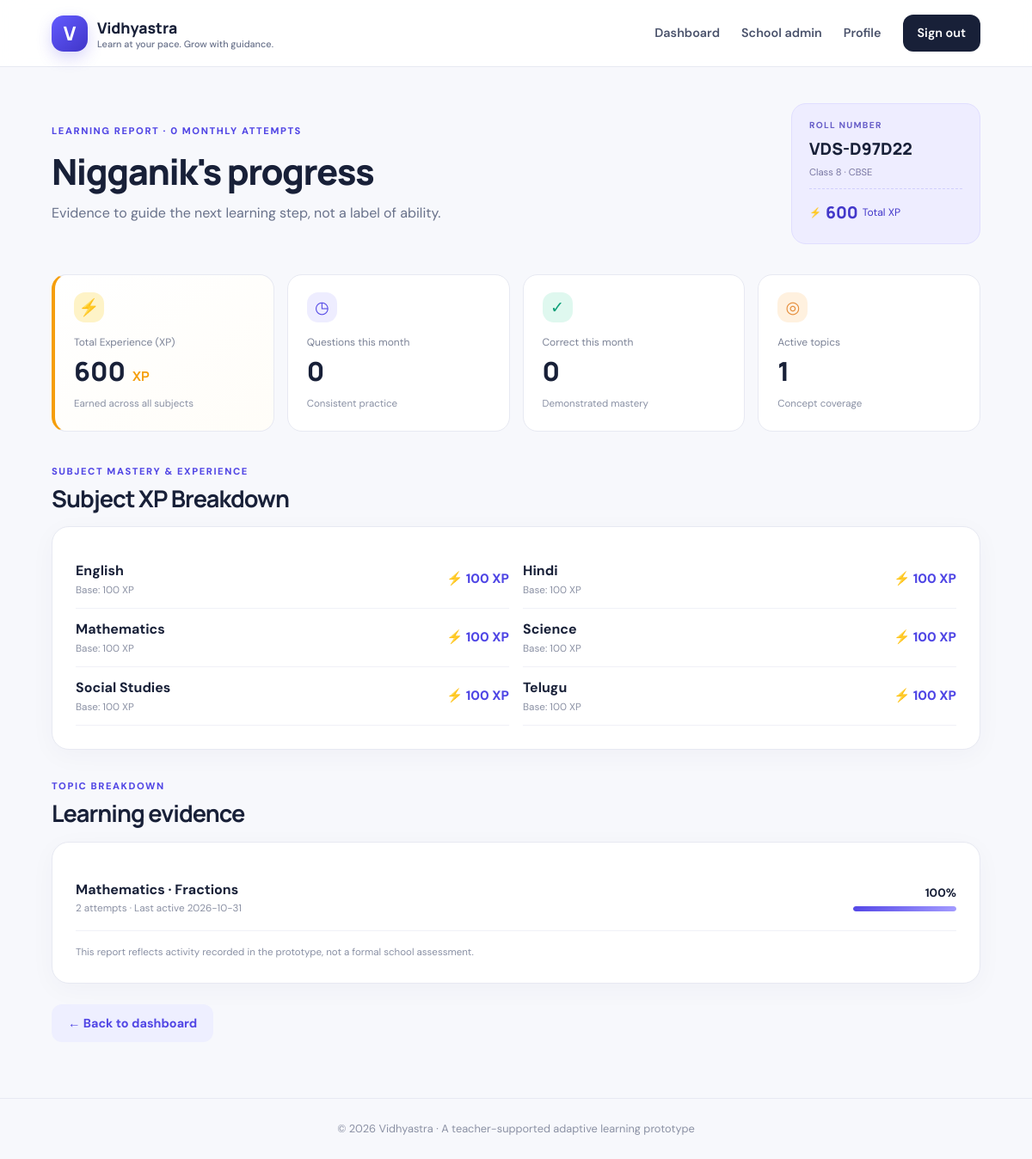
The app's page /report/1 (signed in) with its own data.
### tables this page shows
CREATE TABLE users (
      id INTEGER PRIMARY KEY AUTOINCREMENT, name TEXT NOT NULL, email TEXT UNIQUE NOT NULL,
      phone TEXT NOT NULL, password_hash TEXT NOT NULL, role TEXT NOT NULL,
      region TEXT DEFAULT '', district TEXT DEFAULT '', state TEXT DEFAULT '', board TEXT DEFAULT '',
      grade TEXT DEFAULT '', language TEXT DEFAULT 'English', theme TEXT DEFAULT 'light', bot_name TEXT DEFAULT 'Astra',
      roll_no TEXT UNIQUE, created_at TEXT NOT NULL
    , school_id INTEGER REFERENCES schools(id));

CREATE TABLE student_xp (
            id INTEGER PRIMARY KEY AUTOINCREMENT,
            student_id INTEGER NOT NULL,
            subject TEXT NOT NULL,
            xp INTEGER NOT NULL DEFAULT 100,
            UNIQUE(student_id, subject),
            FOREIGN KEY(student_id) REFERENCES users(id)
        );

CREATE TABLE progress (
      id INTEGER PRIMARY KEY AUTOINCREMENT, student_id INTEGER NOT NULL, subject TEXT NOT NULL,
      topic TEXT NOT NULL, attempts INTEGER DEFAULT 0, correct INTEGER DEFAULT 0, level INTEGER DEFAULT 1,
      last_seen TEXT NOT NULL, UNIQUE(student_id, subject, topic), FOREIGN KEY(student_id) REFERENCES users(id)
    );

### app.py (the view, shortened to what this page needs)
@app.route('/report/<int:student_id>')
@login_required
def report(student_id):
    user = current_user()
    con = db()
    try:
        student = con.execute('''
            SELECT * FROM users WHERE id=? AND role='student'
        ''', (student_id,)).fetchone()
        if not student:
            abort(404)
        allowed = user['role'] == 'platform_admin'
        if user['role'] == 'student':
            allowed = (
                user['id'] == student_id
                and user['school_id'] == student['school_id']
            )
        elif user['role'] == 'admin':
            allowed = user['school_id'] == student['school_id']
        if not allowed:
            abort(403)
        progress = con.execute('''
            SELECT * FROM progress
            WHERE student_id=?
            ORDER BY subject, topic
        ''', (student_id,)).fetchall()
        attempts = con.execute('''
            SELECT
                COUNT(*) AS n,
                COALESCE(SUM(is_correct), 0) AS correct
            FROM quiz_attempts
            WHERE student_id=? AND substr(created_at, 1, 7)=?
        ''', (
            student_id,
            date.today().strftime('%Y-%m')
        )).fetchone()
        subject_xp, total_xp = get_student_xp_summary(student_id, con)
        return render_template(
            'report.html',
            student=student,
            progress=progress,
            attempts=attempts,
            subject_xp=subject_xp,
            total_xp=total_xp
        )
    finally:
        con.close()

### app.py (called while the page is built)
def db():
    con = sqlite3.connect(DB_PATH)
    con.row_factory = sqlite3.Row
    con.execute('PRAGMA foreign_keys = ON')
    return con

def ensure_student_xp(student_id, con):
    for subject in SUBJECTS:
        con.execute('''
            INSERT INTO student_xp (student_id, subject, xp)
            VALUES (?, ?, ?)
            ON CONFLICT(student_id, subject) DO NOTHING
        ''', (student_id, subject, BASE_XP_PER_SUBJECT))

def get_student_xp_summary(student_id, con):
    ensure_student_xp(student_id, con)
    rows = con.execute('''
        SELECT subject, xp
        FROM student_xp
        WHERE student_id=?
    ''', (student_id,)).fetchall()
    xp_by_subject = {
        row['subject']: row['xp'] for row in rows
    }
    for subject in SUBJECTS:
        xp_by_subject.setdefault(subject, BASE_XP_PER_SUBJECT)
    return xp_by_subject, sum(xp_by_subject.values())

def current_user():
    user_id = session.get('user_id')
    if not user_id:
        return None
    con = db()
    try:
        return con.execute(
            'SELECT * FROM users WHERE id=?', (user_id,)
        ).fetchone()
    finally:
        con.close()

def login_required(fn):
    @wraps(fn)
    def wrapper(*args, **kwargs):
        if 'user_id' not in session:
            return redirect(url_for('login'))
        if current_user() is None:
            session.clear()
            return redirect(url_for('login'))
        return fn(*args, **kwargs)
    return wrapper

@app.context_processor
def inject_globals():
    return {
        'current_user': current_user(),
        'subjects': SUBJECTS,
        'year': date.today().year
    }

### templates/report.html (shortened to what this page needs)
{% extends 'base.html' %}
{% block content %}
<section class="dashboard-head">
    <div>
        <span class="eyebrow">LEARNING REPORT · {{ attempts['n'] }} MONTHLY ATTEMPTS</span>
        <h1>{{ student['name'] }}'s progress</h1>
        <p>Evidence to guide the next learning step, not a label of ability.</p>
    </div>
    <div class="roll-card">
        <small>ROLL NUMBER</small>
        <strong>{{ student['roll_no'] or '—' }}</strong>
        <span>{{ student['grade'] }} · {{ student['board'] }}</span>
        <div class="roll-xp-tag">
            <span class="xp-bolt">⚡</span> <strong>{{ total_xp }}</strong> Total XP
        </div>
    </div>
</section>
<section class="stats-grid stats-grid-4">
    <article class="stat-card xp-stat-card">
        <span class="stat-icon gold">⚡</span>
        <small>Total Experience (XP)</small>
        <strong>{{ total_xp }} <span class="xp-sub">XP</span></strong>
        <span class="muted">Earned across all subjects</span>
    </article>
    <article class="stat-card">
        <span class="stat-icon purple">◷</span>
        <small>Questions this month</small>
        <strong>{{ attempts['n'] }}</strong>
        <span class="muted">Consistent practice</span>
    </article>
    <article class="stat-card">
        <span class="stat-icon green">✓</span>
        <small>Correct this month</small>
        <strong>{{ attempts['correct'] }}</strong>
        <span class="muted">Demonstrated mastery</span>
    </article>
    <article class="stat-card">
        <span class="stat-icon orange">◎</span>
        <small>Active topics</small>
        <strong>{{ progress|length }}</strong>
        <span class="muted">Concept coverage</span>
    </article>
</section>
<section class="section-head">
    <div>
        <span class="eyebrow">SUBJECT MASTERY & EXPERIENCE</span>
        <h2>Subject XP Breakdown</h2>
    </div>
</section>
<div class="panel">
    <div class="form-grid">
        {% for sub, xp_val in subject_xp.items() %}
        <div class="report-row" style="border-bottom: 1px solid #f0f1f7; padding: 12px 0;">
            <div>
                <b>{{ sub }}</b>
                <small>Base: 100 XP</small>
            </div>
            <strong class="xp-val">⚡ {{ xp_val }} XP</strong>
        </div>
        {% endfor %}
    </div>
</div>
<section class="section-head">
    <div>
        <span class="eyebrow">TOPIC BREAKDOWN</span>
        <h2>Learning evidence</h2>
    </div>
</section>
<div class="panel">
    {% if progress %}
        {% for p in progress %}
        <div class="report-row">
            <div>
                <b>{{ p.subject }} · {{ p.topic }}</b>
                <small>{{ p.attempts }} attempts · Last active {{ p.last_seen[:10] }}</small>
            </div>
            <div class="report-score">
                <strong>{{ ((p.correct / p.attempts)*100)|round|int if p.attempts else 0 }}%</strong>
                <div class="bar">
                    <span style="width:{{ ((p.correct / p.attempts)*100)|round|int if p.attempts else 0 }}%"></span>
                </div>
            </div>
        </div>
        {% endfor %}
    {% else %}
        <p class="muted">No practice data recorded yet. Try a short quiz to start building a learning history.</p>
    {% endif %}
    <p class="tiny-note">
        This report reflects activity recorded in the prototype, not a formal school assessment.
    </p>
</div>
<div style="margin: 24px 0;">
    <a class="button secondary" href="{{ url_for('dashboard') }}">← Back to dashboard</a>
</div>
{% endblock %}

### static/style.css (style rules this page uses)
:root { --ink:#182038;--muted:#68718a;--line:#e7e9f2;--paper:#f7f8fc;--white:#fff;--purple:#5146e5;--purple2:#7168f3;--green:#0d9f78;--orange:#e58b37;--shadow:0 18px 50px rgba(35,39,87,.08) }
* { box-sizing:border-box }
body { margin:0;background:var(--paper);color:var(--ink);font-family:'DM Sans',sans-serif;line-height:1.55 }
h1,h2,h3 { font-family:Manrope,sans-serif;letter-spacing:-.035em;line-height:1.15;margin:0 0 12px }
h1 { font-size:clamp(2.2rem,5vw,4.1rem);font-weight:800 }
h2 { font-size:1.7rem }
p { color:var(--muted);margin:0 0 16px }
a { color:var(--purple);text-decoration:none }
.eyebrow { font-size:.7rem;letter-spacing:.14em;font-weight:800;color:var(--purple);display:block;margin-bottom:15px }
.button { border:0;display:inline-flex;align-items:center;justify-content:center;gap:8px;padding:13px 19px;border-radius:12px;font:700 .9rem 'DM Sans',sans-serif;cursor:pointer;transition:transform .18s,box-shadow .18s }
.secondary { background:#eeefff;color:var(--purple) }
.progress-line,.bar { height:6px;background:#eeeff7;border-radius:99px;overflow:hidden }
.progress-line span,.bar span { height:100%;display:block;border-radius:99px;background:linear-gradient(90deg,#5548e7,#a39bff) }
.muted,.tiny-note { color:#8990a4 }
.muted { font-size:.83rem }
.tiny-note { font-size:.72rem;line-height:1.5;margin:16px 0 0 }
.feature-icon,.stat-icon { width:42px;height:42px;display:grid;place-items:center;border-radius:13px;font-size:1.2rem;margin-bottom:18px }
.purple { background:#eeedff;color:var(--purple) }
.orange { background:#fff1df;color:var(--orange) }
.green { background:#dff8ef;color:var(--green) }
.form-card,.panel { background:#fff;border:1px solid var(--line);border-radius:20px;padding:27px;box-shadow:0 7px 30px rgba(35,39,87,.035) }
.form-grid { display:grid;grid-template-columns:1fr 1fr;gap:0 16px }
.dashboard-head { display:flex;align-items:center;justify-content:space-between;gap:25px;padding:42px 0 27px }
.dashboard-head h1 { font-size:2.6rem }
.dashboard-head p { margin:0 }
.roll-card { min-width:220px;background:#eeedff;border:1px solid #e0deff;border-radius:17px;padding:17px 20px }
.roll-card small,.roll-card strong,.roll-card span { display:block }
.roll-card small { font-size:.64rem;letter-spacing:.12em;color:#6960c9;font-weight:800 }
.roll-card strong { font:800 1.2rem Manrope;margin:6px 0 }
.roll-card span { font-size:.7rem;color:#7775a0 }
.stats-grid { display:grid;grid-template-columns:repeat(3,1fr);gap:15px;margin:8px 0 38px }
.stat-card { padding:20px 22px;background:#fff;border:1px solid var(--line);border-radius:17px }
.stat-icon { margin-bottom:14px;width:35px;height:35px }
.stat-card small { display:block;color:#7b8296;font-size:.75rem }
.stat-card strong { display:block;font:800 1.9rem Manrope;margin:3px 0 4px }
.stat-card .muted { font-size:.72rem }
.section-head { display:flex;align-items:end;justify-content:space-between;margin:34px 0 17px }
.section-head h2 { margin:0 }
.section-head .eyebrow { margin-bottom:7px }
.report-row { display:flex;align-items:center;justify-content:space-between;gap:20px;padding:16px 0;border-bottom:1px solid #f0f1f7 }
.report-row b,.report-row small { display:block }
.report-row small { font-size:.73rem;color:#8b91a4 }
.report-score { width:120px }
.report-score strong { display:block;text-align:right;font-size:.85rem;margin-bottom:5px }
.stats-grid-4 { grid-template-columns:repeat(4,1fr)!important }
.stat-icon.gold { background:#fef3c7;color:#d97706 }
.xp-stat-card { border-left:4px solid #f59e0b;background:linear-gradient(145deg,#ffffff,#fffdf8) }
.xp-sub { font-size:0.95rem;font-weight:700;color:#f59e0b;margin-left:2px }
.roll-xp-tag { margin-top:10px;padding-top:8px;border-top:1px dashed #d1cffc;font-size:0.76rem;color:#4338ca;display:flex;align-items:center;gap:5px }
.xp-val { font-size:0.95rem;color:#4f46e5;font-weight:800 }

### records on screen
users: name "Nigganik", roll_no "VDS-D97D22", grade "Class 8", board "CBSE"
student_xp: subject "English", xp "100"
student_xp: subject "Hindi", xp "100"
student_xp: subject "Mathematics", xp "100"
student_xp: subject "Science", xp "100"
student_xp: subject "Social Studies", xp "100"
student_xp: subject "Telugu", xp "100"
progress: subject "Mathematics", topic "Fractions", attempts "2", last_seen "2026-10-31", attempts+correct "100"

### other values on screen
{{ attempts['n'] }} "0"
{{ total_xp }} "600"
{{ attempts['correct'] }} "0"
{{ progress|length }} "1"
